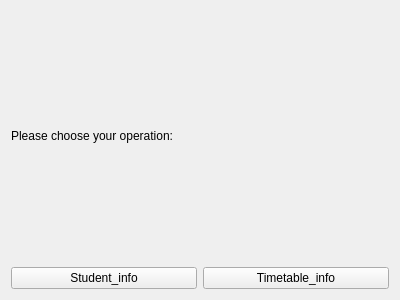
<?xml version="1.0" encoding="UTF-8"?>
<ui version="4.0">
 <class>ChoiceAdmin</class>
 <widget class="QWidget" name="ChoiceAdmin">
  <property name="geometry">
   <rect>
    <x>0</x>
    <y>0</y>
    <width>400</width>
    <height>300</height>
   </rect>
  </property>
  <property name="windowTitle">
   <string>Form</string>
  </property>
  <layout class="QGridLayout" name="gridLayout">
   <item row="0" column="0" colspan="2">
    <widget class="QLabel" name="label">
     <property name="text">
      <string>Please choose your operation:</string>
     </property>
    </widget>
   </item>
   <item row="1" column="0">
    <widget class="QPushButton" name="StudentButton">
     <property name="text">
      <string>Student_info</string>
     </property>
    </widget>
   </item>
   <item row="1" column="1">
    <widget class="QPushButton" name="AdminButton">
     <property name="text">
      <string>Timetable_info</string>
     </property>
    </widget>
   </item>
  </layout>
 </widget>
 <resources/>
 <connections/>
</ui>
